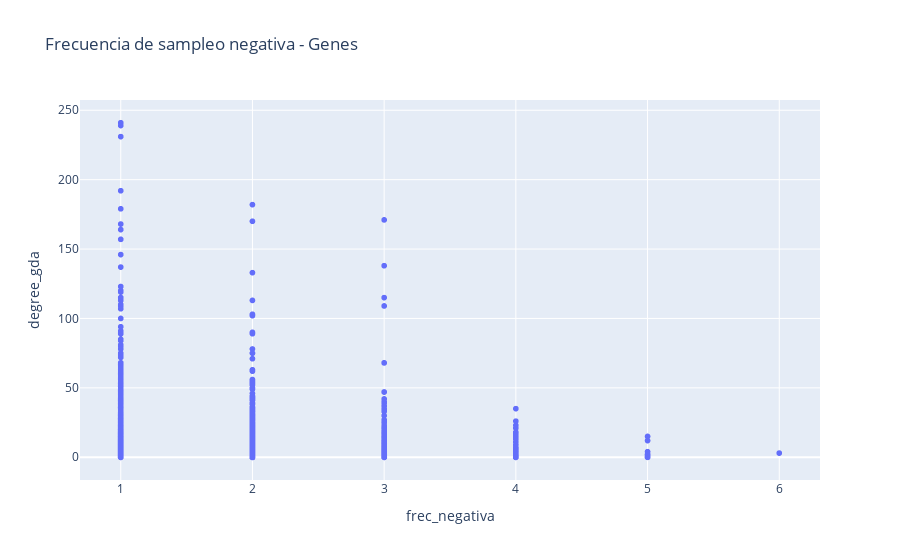

The notebook cell saved with this chart:
### Code cell
fig = px.scatter(frec_negativa_gene_df,"frec_negativa","degree_gda",title="Frecuencia de sampleo negativa - Genes")
fig.show()

### Figure 1 — Plotly figure (JSON) as saved in the notebook; plotly's stock layout.template omitted (floating-point values rounded to 4 significant figures; data arrays with more than 128 entries replaced by an {"elided": "..."} marker saying what was removed)
{"data": [{"hovertemplate": "frec_negativa=%{x}<br>degree_gda=%{y}<extra></extra>", "legendgroup": "", "marker": {"color": "#636efa", "symbol": "circle"}, "mode": "markers", "name": "", "showlegend": false, "type": "scattergl", "x": {"elided": "9410 int values"}, "xaxis": "x", "y": {"elided": "9410 int values"}, "yaxis": "y"}], "layout": {"legend": {"tracegroupgap": 0}, "title": {"text": "Frecuencia de sampleo negativa - Genes"}, "xaxis": {"anchor": "y", "domain": [0, 1], "title": {"text": "frec_negativa"}}, "yaxis": {"anchor": "x", "domain": [0, 1], "title": {"text": "degree_gda"}}}}
